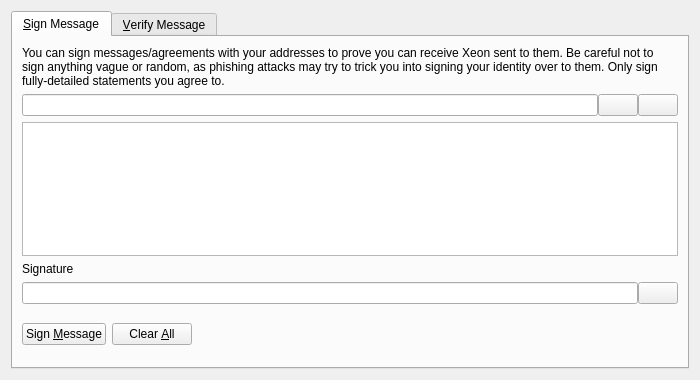
<?xml version="1.0" encoding="UTF-8"?>
<ui version="4.0">
 <class>SignVerifyMessageDialog</class>
 <widget class="QDialog" name="SignVerifyMessageDialog">
  <property name="geometry">
   <rect>
    <x>0</x>
    <y>0</y>
    <width>700</width>
    <height>380</height>
   </rect>
  </property>
  <property name="windowTitle">
   <string>Signatures - Sign / Verify a Message</string>
  </property>
  <property name="modal">
   <bool>true</bool>
  </property>
  <layout class="QVBoxLayout" name="verticalLayout">
   <item>
    <widget class="QTabWidget" name="tabWidget">
     <property name="currentIndex">
      <number>0</number>
     </property>
     <widget class="QWidget" name="tabSignMessage">
      <attribute name="title">
       <string>&amp;Sign Message</string>
      </attribute>
      <layout class="QVBoxLayout" name="verticalLayout_SM">
       <item>
        <widget class="QLabel" name="infoLabel_SM">
         <property name="text">
          <string>You can sign messages/agreements with your addresses to prove you can receive Xeon sent to them. Be careful not to sign anything vague or random, as phishing attacks may try to trick you into signing your identity over to them. Only sign fully-detailed statements you agree to.</string>
         </property>
         <property name="textFormat">
          <enum>Qt::PlainText</enum>
         </property>
         <property name="wordWrap">
          <bool>true</bool>
         </property>
        </widget>
       </item>
       <item>
        <layout class="QHBoxLayout" name="horizontalLayout_1_SM">
         <property name="spacing">
          <number>0</number>
         </property>
         <item>
          <widget class="QValidatedLineEdit" name="addressIn_SM">
           <property name="toolTip">
            <string>The Xeon address to sign the message with</string>
           </property>
          </widget>
         </item>
         <item>
          <widget class="QPushButton" name="addressBookButton_SM">
           <property name="toolTip">
            <string>Choose previously used address</string>
           </property>
           <property name="text">
            <string/>
           </property>
           <property name="shortcut">
            <string>Alt+A</string>
           </property>
           <property name="autoDefault">
            <bool>false</bool>
           </property>
          </widget>
         </item>
         <item>
          <widget class="QPushButton" name="pasteButton_SM">
           <property name="toolTip">
            <string>Paste address from clipboard</string>
           </property>
           <property name="text">
            <string/>
           </property>
           <property name="shortcut">
            <string>Alt+P</string>
           </property>
           <property name="autoDefault">
            <bool>false</bool>
           </property>
          </widget>
         </item>
        </layout>
       </item>
       <item>
        <widget class="QPlainTextEdit" name="messageIn_SM">
         <property name="toolTip">
          <string>Enter the message you want to sign here</string>
         </property>
        </widget>
       </item>
       <item>
        <widget class="QLabel" name="signatureLabel_SM">
         <property name="text">
          <string>Signature</string>
         </property>
         <property name="textFormat">
          <enum>Qt::PlainText</enum>
         </property>
        </widget>
       </item>
       <item>
        <layout class="QHBoxLayout" name="horizontalLayout_2_SM">
         <property name="spacing">
          <number>0</number>
         </property>
         <item>
          <widget class="QLineEdit" name="signatureOut_SM">
           <property name="font">
            <font>
             <italic>true</italic>
            </font>
           </property>
           <property name="readOnly">
            <bool>true</bool>
           </property>
          </widget>
         </item>
         <item>
          <widget class="QPushButton" name="copySignatureButton_SM">
           <property name="toolTip">
            <string>Copy the current signature to the system clipboard</string>
           </property>
           <property name="text">
            <string/>
           </property>
           <property name="autoDefault">
            <bool>false</bool>
           </property>
          </widget>
         </item>
        </layout>
       </item>
       <item>
        <layout class="QHBoxLayout" name="horizontalLayout_3_SM">
         <item>
          <widget class="QPushButton" name="signMessageButton_SM">
           <property name="toolTip">
            <string>Sign the message to prove you own this Xeon address</string>
           </property>
           <property name="text">
            <string>Sign &amp;Message</string>
           </property>
           <property name="autoDefault">
            <bool>false</bool>
           </property>
          </widget>
         </item>
         <item>
          <widget class="QPushButton" name="clearButton_SM">
           <property name="toolTip">
            <string>Reset all sign message fields</string>
           </property>
           <property name="text">
            <string>Clear &amp;All</string>
           </property>
           <property name="autoDefault">
            <bool>false</bool>
           </property>
          </widget>
         </item>
         <item>
          <spacer name="horizontalSpacer_1_SM">
           <property name="orientation">
            <enum>Qt::Horizontal</enum>
           </property>
           <property name="sizeHint" stdset="0">
            <size>
             <width>40</width>
             <height>48</height>
            </size>
           </property>
          </spacer>
         </item>
         <item>
          <widget class="QLabel" name="statusLabel_SM">
           <property name="font">
            <font>
             <weight>75</weight>
             <bold>true</bold>
            </font>
           </property>
           <property name="text">
            <string/>
           </property>
           <property name="wordWrap">
            <bool>true</bool>
           </property>
          </widget>
         </item>
         <item>
          <spacer name="horizontalSpacer_2_SM">
           <property name="orientation">
            <enum>Qt::Horizontal</enum>
           </property>
           <property name="sizeHint" stdset="0">
            <size>
             <width>40</width>
             <height>48</height>
            </size>
           </property>
          </spacer>
         </item>
        </layout>
       </item>
      </layout>
     </widget>
     <widget class="QWidget" name="tabVerifyMessage">
      <attribute name="title">
       <string>&amp;Verify Message</string>
      </attribute>
      <layout class="QVBoxLayout" name="verticalLayout_VM">
       <item>
        <widget class="QLabel" name="infoLabel_VM">
         <property name="text">
          <string>Enter the receiver's address, message (ensure you copy line breaks, spaces, tabs, etc. exactly) and signature below to verify the message. Be careful not to read more into the signature than what is in the signed message itself, to avoid being tricked by a man-in-the-middle attack. Note that this only proves the signing party receives with the address, it cannot prove sendership of any transaction!</string>
         </property>
         <property name="textFormat">
          <enum>Qt::PlainText</enum>
         </property>
         <property name="alignment">
          <set>Qt::AlignLeading|Qt::AlignLeft|Qt::AlignTop</set>
         </property>
         <property name="wordWrap">
          <bool>true</bool>
         </property>
        </widget>
       </item>
       <item>
        <layout class="QHBoxLayout" name="horizontalLayout_1_VM">
         <property name="spacing">
          <number>0</number>
         </property>
         <item>
          <widget class="QValidatedLineEdit" name="addressIn_VM">
           <property name="toolTip">
            <string>The Xeon address the message was signed with</string>
           </property>
          </widget>
         </item>
         <item>
          <widget class="QPushButton" name="addressBookButton_VM">
           <property name="toolTip">
            <string>Choose previously used address</string>
           </property>
           <property name="text">
            <string/>
           </property>
           <property name="shortcut">
            <string>Alt+A</string>
           </property>
           <property name="autoDefault">
            <bool>false</bool>
           </property>
          </widget>
         </item>
        </layout>
       </item>
       <item>
        <widget class="QPlainTextEdit" name="messageIn_VM"/>
       </item>
       <item>
        <widget class="QValidatedLineEdit" name="signatureIn_VM"/>
       </item>
       <item>
        <layout class="QHBoxLayout" name="horizontalLayout_2_VM">
         <item>
          <widget class="QPushButton" name="verifyMessageButton_VM">
           <property name="toolTip">
            <string>Verify the message to ensure it was signed with the specified Xeon address</string>
           </property>
           <property name="text">
            <string>Verify &amp;Message</string>
           </property>
           <property name="autoDefault">
            <bool>false</bool>
           </property>
          </widget>
         </item>
         <item>
          <widget class="QPushButton" name="clearButton_VM">
           <property name="toolTip">
            <string>Reset all verify message fields</string>
           </property>
           <property name="text">
            <string>Clear &amp;All</string>
           </property>
           <property name="autoDefault">
            <bool>false</bool>
           </property>
          </widget>
         </item>
         <item>
          <spacer name="horizontalSpacer_1_VM">
           <property name="orientation">
            <enum>Qt::Horizontal</enum>
           </property>
           <property name="sizeHint" stdset="0">
            <size>
             <width>40</width>
             <height>48</height>
            </size>
           </property>
          </spacer>
         </item>
         <item>
          <widget class="QLabel" name="statusLabel_VM">
           <property name="font">
            <font>
             <weight>75</weight>
             <bold>true</bold>
            </font>
           </property>
           <property name="text">
            <string/>
           </property>
           <property name="wordWrap">
            <bool>true</bool>
           </property>
          </widget>
         </item>
         <item>
          <spacer name="horizontalSpacer_2_VM">
           <property name="orientation">
            <enum>Qt::Horizontal</enum>
           </property>
           <property name="sizeHint" stdset="0">
            <size>
             <width>40</width>
             <height>48</height>
            </size>
           </property>
          </spacer>
         </item>
        </layout>
       </item>
      </layout>
     </widget>
    </widget>
   </item>
  </layout>
 </widget>
 <customwidgets>
  <customwidget>
   <class>QValidatedLineEdit</class>
   <extends>QLineEdit</extends>
   <header>qvalidatedlineedit.h</header>
  </customwidget>
 </customwidgets>
 <resources>
  <include location="../xeon.qrc"/>
 </resources>
 <connections/>
</ui>
